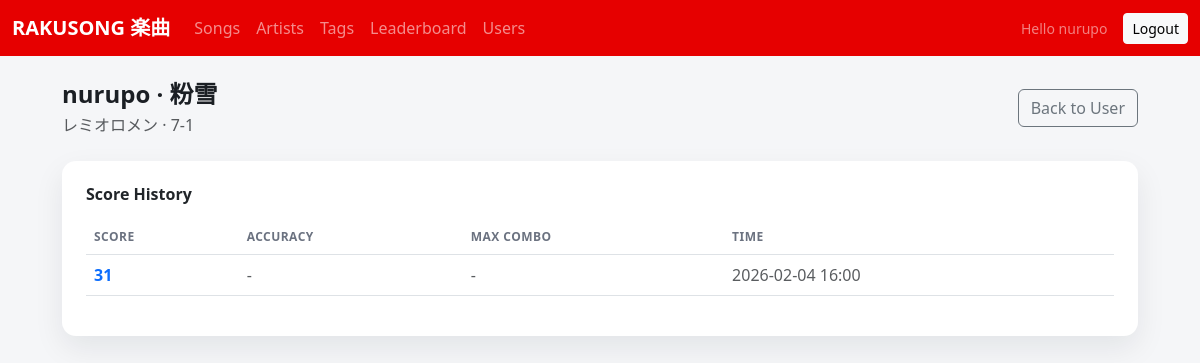
Before: /ui/users/1/songs/8/ (signed in) with the older database file.
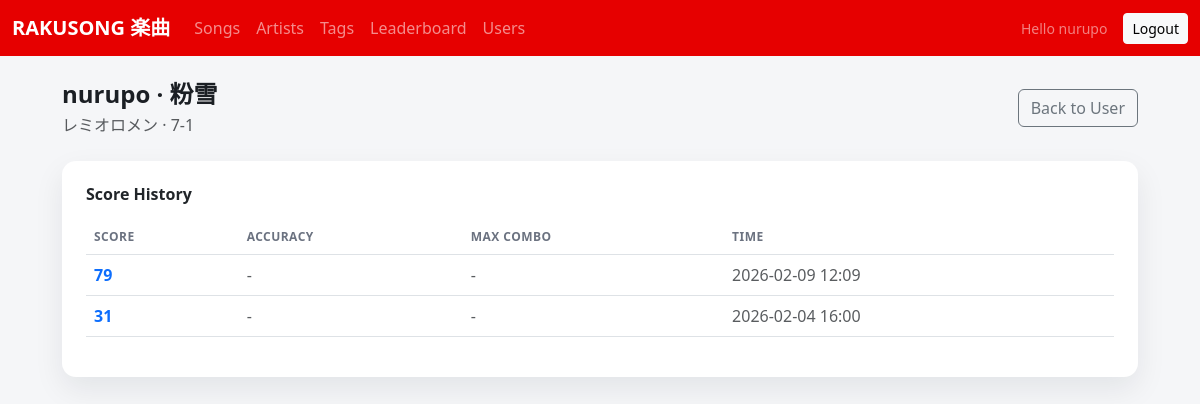
After: the same page with the newer database file.
### users/models.py (models this page shows)
class ScoreHistory(models.Model):
    user = models.ForeignKey(settings.AUTH_USER_MODEL, on_delete=models.CASCADE, related_name='score_history')
    song = models.ForeignKey(Song, on_delete=models.CASCADE, related_name='score_history')
    score = models.PositiveIntegerField(null=True, blank=True)
    accuracy = models.DecimalField(max_digits=5, decimal_places=2, null=True, blank=True)
    max_combo = models.PositiveIntegerField(null=True, blank=True)
    f0_curve = models.JSONField(null=True, blank=True)
    technique_counts = models.JSONField(null=True, blank=True)
    created_at = models.DateTimeField(auto_now_add=True)
    class Meta:
        indexes = [
            models.Index(fields=['user', '-created_at']),
            models.Index(fields=['song', '-created_at']),
        ]

### users/views_ui.py (the view)
@login_required
def user_song_detail(request, pk, song_id):
    User = get_user_model()
    user = get_object_or_404(User, pk=pk)
    song = get_object_or_404(Song, pk=song_id)
    histories = (
        ScoreHistory.objects
        .filter(user=user, song=song)
        .order_by('-created_at')
    )
    return render(
        request,
        'users/user_song_detail.html',
        {
            'user_obj': user,
            'song': song,
            'histories': histories,
        },
    )

### templates/users/user_song_detail.html (shortened to what this page needs)
{% extends 'base.html' %}
{% block content %}
<div class="d-flex flex-wrap justify-content-between align-items-center mb-4">
  <div>
    <h1 class="h4 fw-bold mb-1">{{ user_obj.username }} · {{ song.title }}</h1>
    <div class="text-muted">{{ song.artist|default:'Unknown Artist' }} · {{ song.code }}</div>
  </div>
  <div class="d-flex gap-2">
    <a class="btn btn-outline-secondary" href="{% url 'ui_user_detail' user_obj.id %}">Back to User</a>
  </div>
</div>
<div class="card p-4">
  <h2 class="h6 fw-semibold mb-3">Score History</h2>
  <div class="table-responsive">
    <table class="table align-middle">
      <thead>
        <tr>
          <th>Score</th>
          <th>Accuracy</th>
          <th>Max Combo</th>
          <th>Time</th>
        </tr>
      </thead>
      <tbody>
        {% for history in histories %}
        <tr>
          <td>
            <a class="fw-semibold text-decoration-none" href="{% url 'ui_user_score_detail' user_obj.id song.id history.id %}">{{ history.score|default:'-' }}</a>
          </td>
          <td class="text-muted">{% if history.accuracy %}{{ history.accuracy }}{% else %}-{% endif %}</td>
          <td class="text-muted">{% if history.max_combo %}{{ history.max_combo }}{% else %}-{% endif %}</td>
          <td class="text-muted">{{ history.created_at|date:"Y-m-d H:i" }}</td>
        </tr>
        {% empty %}
        <tr>
          <td colspan="4" class="text-muted">No score history yet.</td>
        </tr>
        {% endfor %}
      </tbody>
    </table>
  </div>
</div>
{% endblock %}

Changed rows visible on the page:
added ScoreHistory: score "79", created_at "2026-02-09 12:09"
